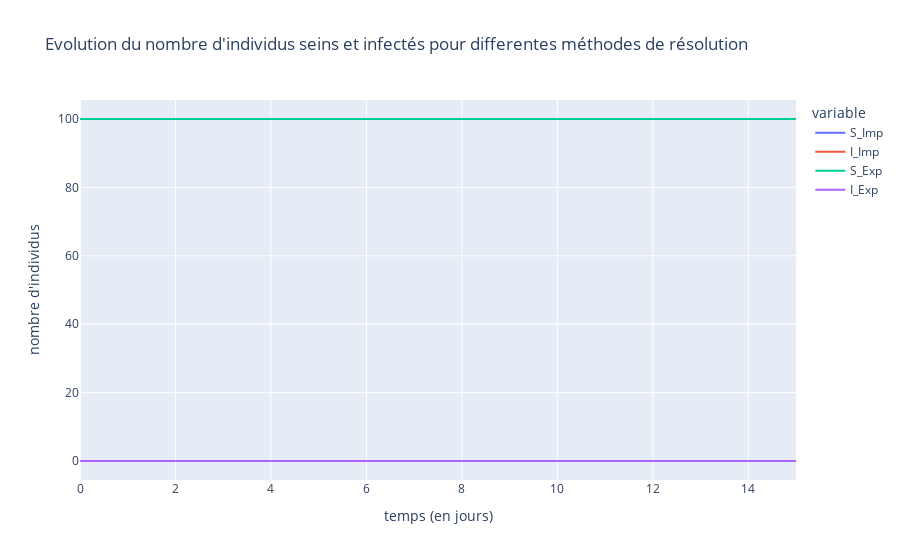

The cell this chart's notebook holds for it:
### Markdown cell above
##### 4.7.1 I(0) nulle

### Code cell
XEI =Euler_Implicite(derivative_SI, [100.,0], T) # Solution Implicite pour I0 = 0
XEE = Euler_Explicite(derivative_SI, [100.,0], T) # Solution Explicite pour I0 = 0

# Transformation en pandas
df0 = pd.DataFrame({'S_Imp':XEI[:,0] ,'I_Imp':XEI[:,1], 'S_Exp':XEE[:,0], 'I_Exp':XEE[:,1]
                   }) 
df0.insert(0, 'temps (en jours)', T) # ajout du temps en jours en colonne 1

# Affichage avec plotly
fig = px.line(df0, x='temps (en jours)', y=['S_Imp','I_Imp','S_Exp','I_Exp'], labels=dict(index="temps (en jours)", value="nombre d'individus", title=""), title="Evolution du nombre d'individus seins et infectés pour differentes méthodes de résolution")
fig.show()

### Figure 1 — Plotly figure (JSON) as saved in the notebook; plotly's stock layout.template omitted (floating-point values rounded to 4 significant figures)
{"data": [{"hovertemplate": "variable=S_Imp<br>temps (en jours)=%{x}<br>nombre d'individus=%{y}<extra></extra>", "legendgroup": "S_Imp", "line": {"color": "#636efa", "dash": "solid"}, "marker": {"symbol": "circle"}, "mode": "lines", "name": "S_Imp", "orientation": "v", "showlegend": true, "type": "scatter", "x": [0, 0.5172, 1.034, 1.552, 2.069, 2.586, 3.103, 3.621, 4.138, 4.655, 5.172, 5.69, 6.207, 6.724, 7.241, 7.759, 8.276, 8.793, 9.31, 9.828, 10.34, 10.86, 11.38, 11.9, 12.41, 12.93, 13.45, 13.97, 14.48, 15], "xaxis": "x", "y": [100, 100, 100, 100, 100, 100, 100, 100, 100, 100, 100, 100, 100, 100, 100, 100, 100, 100, 100, 100, 100, 100, 100, 100, 100, 100, 100, 100, 100, 100], "yaxis": "y"}, {"hovertemplate": "variable=I_Imp<br>temps (en jours)=%{x}<br>nombre d'individus=%{y}<extra></extra>", "legendgroup": "I_Imp", "line": {"color": "#EF553B", "dash": "solid"}, "marker": {"symbol": "circle"}, "mode": "lines", "name": "I_Imp", "orientation": "v", "showlegend": true, "type": "scatter", "x": [0, 0.5172, 1.034, 1.552, 2.069, 2.586, 3.103, 3.621, 4.138, 4.655, 5.172, 5.69, 6.207, 6.724, 7.241, 7.759, 8.276, 8.793, 9.31, 9.828, 10.34, 10.86, 11.38, 11.9, 12.41, 12.93, 13.45, 13.97, 14.48, 15], "xaxis": "x", "y": [0, 0, 0, 0, 0, 0, 0, 0, 0, 0, 0, 0, 0, 0, 0, 0, 0, 0, 0, 0, 0, 0, 0, 0, 0, 0, 0, 0, 0, 0], "yaxis": "y"}, {"hovertemplate": "variable=S_Exp<br>temps (en jours)=%{x}<br>nombre d'individus=%{y}<extra></extra>", "legendgroup": "S_Exp", "line": {"color": "#00cc96", "dash": "solid"}, "marker": {"symbol": "circle"}, "mode": "lines", "name": "S_Exp", "orientation": "v", "showlegend": true, "type": "scatter", "x": [0, 0.5172, 1.034, 1.552, 2.069, 2.586, 3.103, 3.621, 4.138, 4.655, 5.172, 5.69, 6.207, 6.724, 7.241, 7.759, 8.276, 8.793, 9.31, 9.828, 10.34, 10.86, 11.38, 11.9, 12.41, 12.93, 13.45, 13.97, 14.48, 15], "xaxis": "x", "y": [100, 100, 100, 100, 100, 100, 100, 100, 100, 100, 100, 100, 100, 100, 100, 100, 100, 100, 100, 100, 100, 100, 100, 100, 100, 100, 100, 100, 100, 100], "yaxis": "y"}, {"hovertemplate": "variable=I_Exp<br>temps (en jours)=%{x}<br>nombre d'individus=%{y}<extra></extra>", "legendgroup": "I_Exp", "line": {"color": "#ab63fa", "dash": "solid"}, "marker": {"symbol": "circle"}, "mode": "lines", "name": "I_Exp", "orientation": "v", "showlegend": true, "type": "scatter", "x": [0, 0.5172, 1.034, 1.552, 2.069, 2.586, 3.103, 3.621, 4.138, 4.655, 5.172, 5.69, 6.207, 6.724, 7.241, 7.759, 8.276, 8.793, 9.31, 9.828, 10.34, 10.86, 11.38, 11.9, 12.41, 12.93, 13.45, 13.97, 14.48, 15], "xaxis": "x", "y": [0, 0, 0, 0, 0, 0, 0, 0, 0, 0, 0, 0, 0, 0, 0, 0, 0, 0, 0, 0, 0, 0, 0, 0, 0, 0, 0, 0, 0, 0], "yaxis": "y"}], "layout": {"legend": {"title": {"text": "variable"}, "tracegroupgap": 0}, "title": {"text": "Evolution du nombre d'individus seins et infectés pour differentes méthodes de résolution"}, "xaxis": {"anchor": "y", "domain": [0, 1], "title": {"text": "temps (en jours)"}}, "yaxis": {"anchor": "x", "domain": [0, 1], "title": {"text": "nombre d'individus"}}}}
